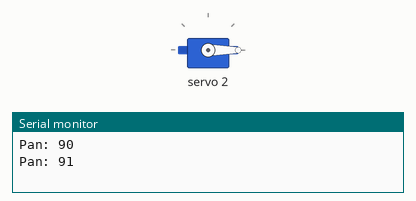
This sketch was run on a simulated Arduino Uno, built with avr-gcc and run on an emulated ATmega328P. Shown: servo, the last lines printed to the serial monitor.

Above: at 1.05 s.
At 5.65 s:
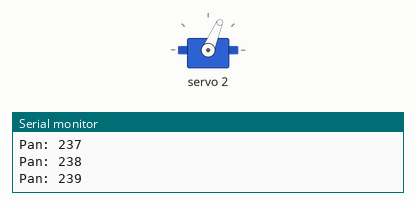
At 10.25 s:
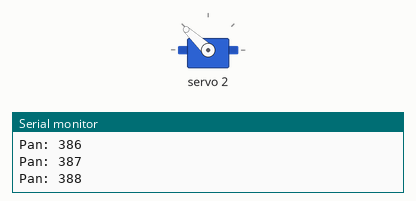
At 19.55 s:
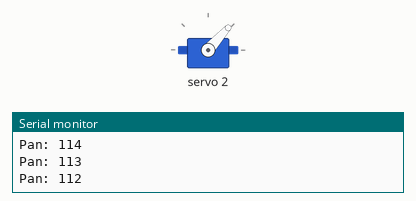
Timing chart, 0 to 25.2 s (numbered marks = the images above):
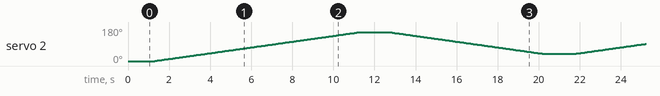

The sketch:

manual_neck_control.ino
```cpp
#include <HCPCA9685.h>
#include <Wire.h>

#define  I2CAdd 0x40
HCPCA9685 HCPCA9685(I2CAdd);

//const int status_red = 2;
//const int status_green = 3;
//const int status_blue = 4;

//int joyX = 0;
//int joyY = 1;
int msg;

int pan;
//int tilt;
//int tiltLeft;
//int tiltRight;

int panPrev;
//int tiltLeftPrev;
//int tiltRightPrev;

int smoothedPan;
//int smoothedTilt;
//int smoothedTiltLeft;
//int smoothedTiltRight;

void setup() {
  Serial.begin(9600);
  delay(1000);
  HCPCA9685.Init(SERVO_MODE);
  HCPCA9685.Sleep(false);
//  pan = analogRead(msg);
//  pan = map(pan, 0, 1023, 90, 400);
//  tilt = analogRead(joyY);
//  tiltLeft = map(tilt, 0, 1023, 50, 350);
//  tiltRight = map(tilt, 0, 1023, 350, 50);
//  HCPCA9685.Servo(0, tiltLeft);
//  HCPCA9685.Servo(1, tiltRight);
//  HCPCA9685.Servo(2, pan);
//  panPrev = pan;
//  tiltLeftPrev = tiltLeft;
//  tiltRightPrev = tiltRight;

//  int status_brightness = 0;
//  while (status_brightness < 255) {
//    analogWrite(status_blue, status_brightness);
//    delay(10);
//    status_brightness++;
//  }
}

void loop() {
//  if (Serial.available() > 0) {
//    int pan = Serial.read() - '0';
////    Serial.print("Command received: ");
//    Serial.println(pan);
//  };

//  analogWrite(status_blue, 255);
//  static float in = 4./712;
//  float out;/

//  pan = analogRead(joyX);
//  pan = map(msg, 0, 1023, 90, 400);
  for(pan = 90; pan < 400; pan++) {
    smoothedPan = (pan * .02) + (panPrev * .98);
    panPrev = smoothedPan;
    HCPCA9685.Servo(2,smoothedPan);
    Serial.println(String("Pan: ") + pan);
    delay(30);
  }

  for(pan = 400; pan > 90; pan--) {
    smoothedPan = (pan * .02) + (panPrev * .98);
    panPrev = smoothedPan;
    HCPCA9685.Servo(2,smoothedPan);
    Serial.println(String("Pan: ") + pan);
    delay(30);
  }
//  tilt = analogRead(joyY);
//  tiltLeft = map(tilt, 0, 1023, 50, 350);
//  smoothedTiltLeft = (tiltLeft * .02) + (tiltLeftPrev * .98);
//  tiltLeftPrev = smoothedTiltLeft;
//  tiltRight = map(tilt, 0, 1023, 350, 50);
//  smoothedTiltRight = (tiltRight * .02) + (tiltRightPrev * .98);
//  tiltRightPrev = smoothedTiltRight;
//  HCPCA9685.Servo(0, smoothedTiltLeft);
//  HCPCA9685.Servo(1, smoothedTiltRight);
//  delay(5); // Learn how to remove this delay so LED can pulse

//  in = in + 0.0005;/
//  if (in > 10.995)/
//    in = 4.712;/
//  out = sin(in) * 127.5 + 127.5;/
//  analogWrite(status_blue, out);/
}
```
